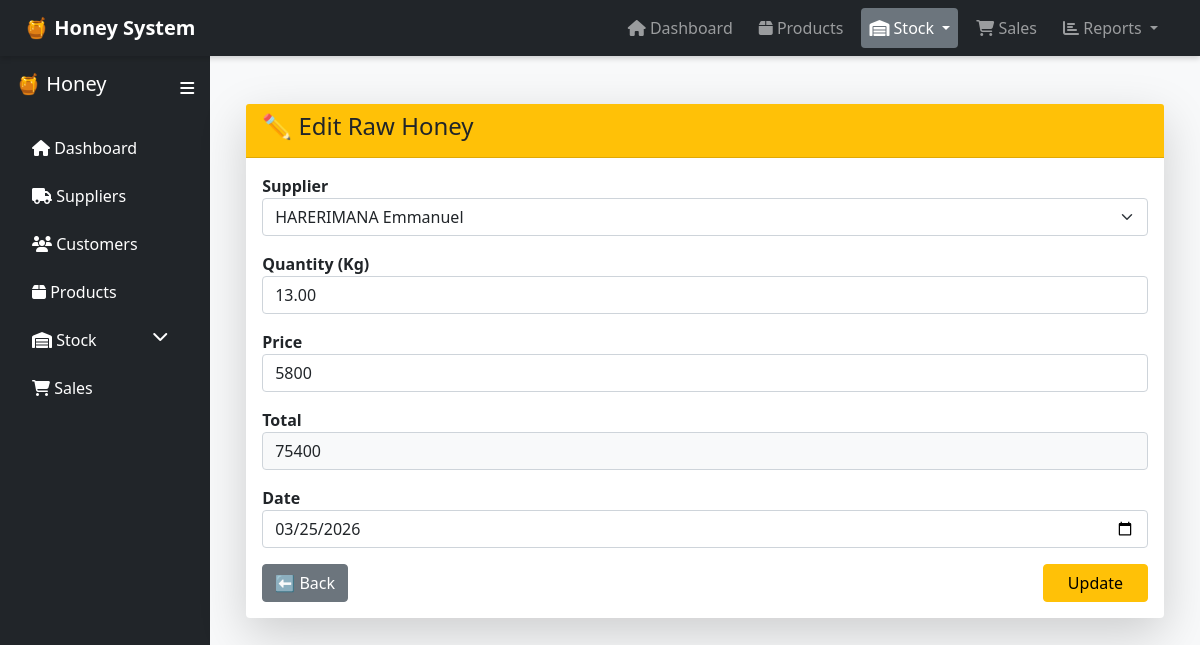
The page /stock/raw/edit.php?id=2 on the database its author committed.
### tables this page shows
CREATE TABLE `rawhoney` (
  `RawHoneyID` int(11) NOT NULL,
  `SupplierID` int(11) DEFAULT NULL,
  `QuantityKg` decimal(10,2) DEFAULT NULL,
  `price` decimal(10,0) NOT NULL,
  `total` decimal(10,0) NOT NULL,
  `DateReceived` date DEFAULT NULL
);

CREATE TABLE `suppliers` (
  `SupplierID` int(11) NOT NULL,
  `Name` varchar(100) NOT NULL,
  `Phone` varchar(20) DEFAULT NULL,
  `CreatedAt` timestamp NOT NULL DEFAULT current_timestamp(),
  `provinceCode` int(11) NOT NULL,
  `districtCode` int(11) NOT NULL,
  `sectorCode` int(11) NOT NULL,
  `cellCode` int(11) NOT NULL,
  `villageCode` int(11) NOT NULL
);

### stock/raw/edit.php (the view, shortened to what this page needs)
<?php
include("../../config/db.php");
include("../../includes/layout.php");
$id = $_GET['id'];
$stmt = $conn->prepare("SELECT * FROM rawhoney WHERE RawHoneyID=?");
$stmt->execute([$id]);
$data = $stmt->fetch();
$suppliers = $conn->query("SELECT * FROM suppliers")->fetchAll();
?>
<div class="container mt-4">
<div class="card shadow-lg border-0 rounded-4">
    <div class="card-header bg-warning text-dark">
        <h4>✏️ Edit Raw Honey</h4>
    </div>
    <div class="card-body">
        <form method="POST">
            <div class="mb-3">
                <label class="fw-bold">Supplier</label>
                <select name="SupplierID" class="form-select" required>
                    <?php foreach($suppliers as $s): ?>
                    <option value="<?= $s['SupplierID'] ?>"
                        <?= $s['SupplierID'] == $data['SupplierID'] ? 'selected' : '' ?>>
                        <?= $s['Name'] ?>
                    </option>
                    <?php endforeach; ?>
                </select>
            </div>
            <div class="mb-3">
                <label class="fw-bold">Quantity (Kg)</label>
                <input type="number" step="0.01" name="QuantityKg" id="qty"
                    class="form-control"
                    value="<?= $data['QuantityKg'] ?>" required>
            </div>
            <div class="mb-3">
                <label class="fw-bold">Price</label>
                <input type="number" step="0.01" name="price" id="price"
                    class="form-control"
                    value="<?= $data['price'] ?>" required>
            </div>
            <div class="mb-3">
                <label class="fw-bold">Total</label>
                <input type="text" id="total" class="form-control bg-light"
                    value="<?= $data['total'] ?>" readonly>
            </div>
            <div class="mb-3">
                <label class="fw-bold">Date</label>
                <input type="date" name="DateReceived"
                    value="<?= $data['DateReceived'] ?>"
                    class="form-control" required>
            </div>
            <div class="d-flex justify-content-between">
                <a href="index.php" class="btn btn-secondary">⬅ Back</a>
                <button class="btn btn-warning px-4">Update</button>
            </div>
        </form>
    </div>
</div>
</div>
<?php include("../../includes/footer.php"); ?>

### includes/header.php (style rules this page uses)
body { overflow-x: hidden; }

### rows shown on the page
rawhoney: SupplierID "HARERIMANA Emmanuel", QuantityKg "13.00", price "5800", total "75400", DateReceived "03/25/2026"
